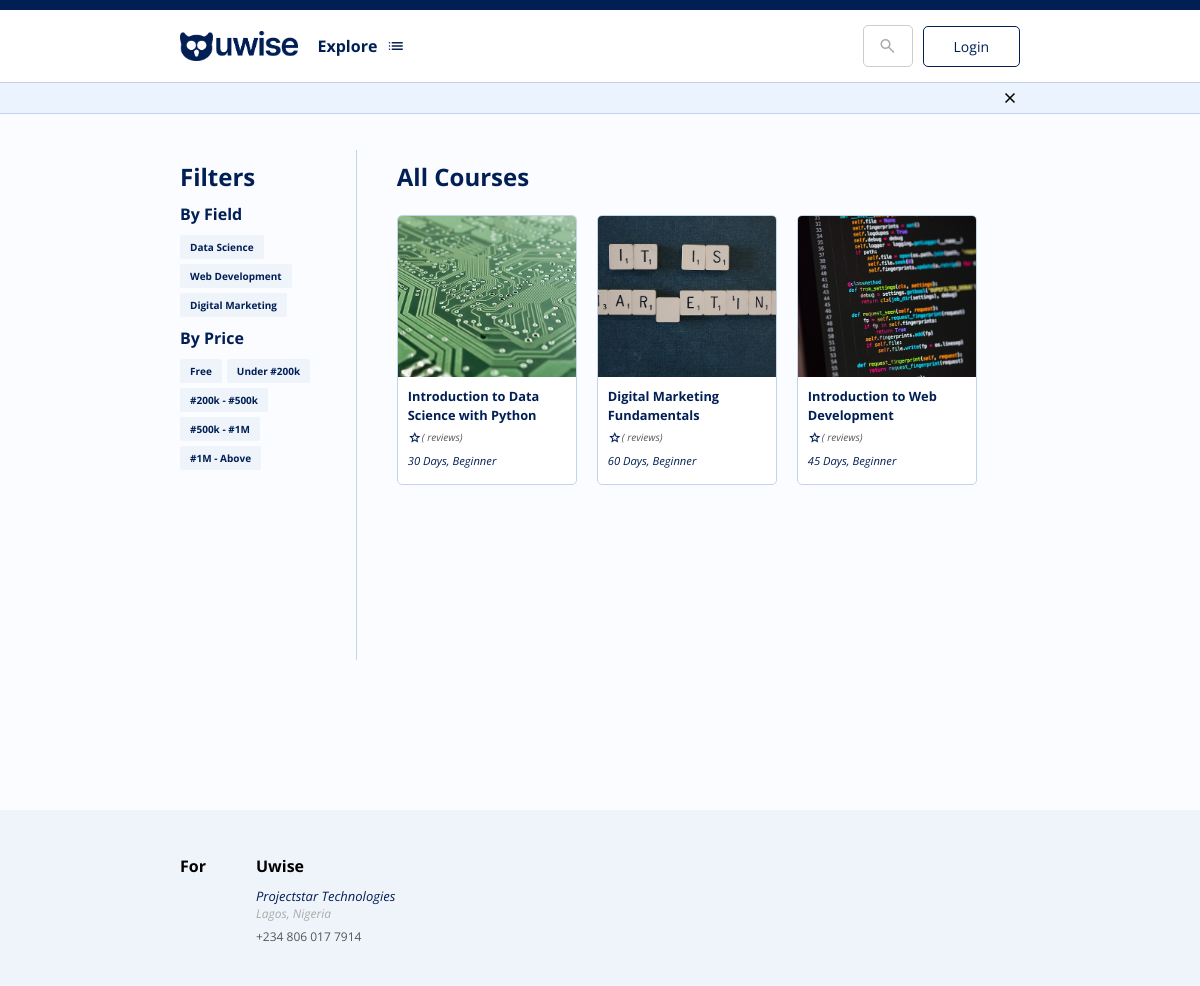
Before: /explore with the older database file.
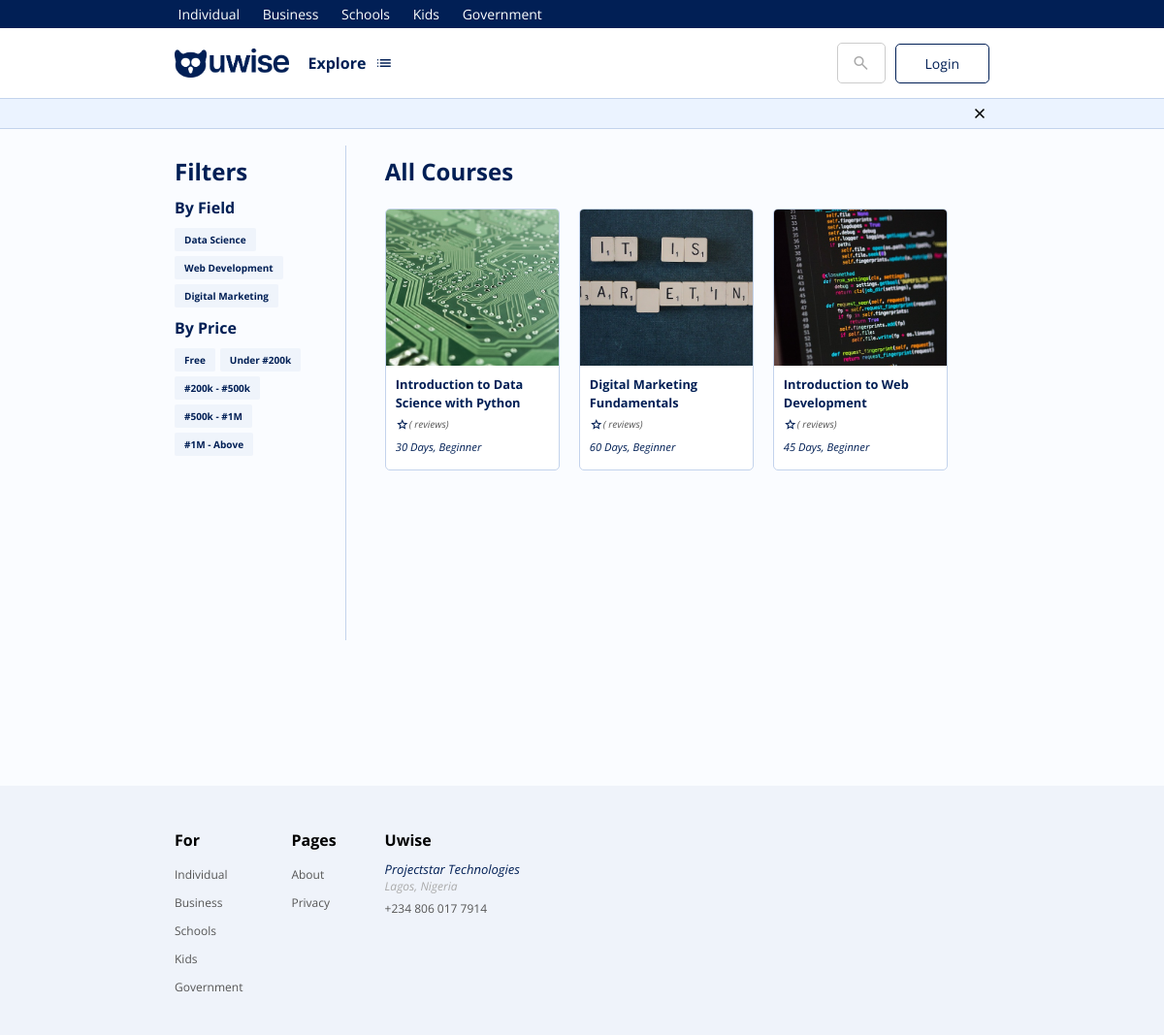
After: the same page with the newer database file.
### courseAPI/models.py (models this page shows, shortened)
class Field(models.Model):
    title = models.CharField(max_length=100, null=False, blank=False)
    description = models.CharField(max_length=500, null=True, blank=True)
    is_active = models.BooleanField(default=True)
    def __str__(self):
        return self.title

class Course(models.Model):
    title = models.CharField(max_length=200, null=False, blank=False)
    excerpt = models.TextField(null=False, blank=False)
    description = models.TextField(blank=False, null=False)
    welcome_note = models.TextField(blank=True, null=True)
    intro_video = models.URLField(blank=True, null=True)
    community_link1 = models.URLField(blank=True, null=True)
    community_link2 = models.URLField(blank=True, null=True)
    duration = models.IntegerField(blank=False, null=False)
    image = models.ImageField(upload_to='courses', null=False, blank=False)
    field = models.ForeignKey('Field', on_delete=models.CASCADE)
    price = models.DecimalField(max_digits=9, decimal_places=2, null=False, blank=False)
    class_interval = models.IntegerField(blank=False, null=False)
    language = models.CharField(max_length=200, null=True, blank=True)
    organization = models.ForeignKey(Organization, on_delete=models.SET_NULL, swappable=True, null=True, blank=True)
    level = models.ForeignKey('CourseLevel', on_delete=models.SET_NULL, null=True, blank=True,
                              related_name='course_level')
    skills = models.CharField(max_length=200, null=True, blank=True)
    tags = models.CharField(max_length=200, null=True, blank=True)
    objectives = models.TextField(blank=True, null=True)
    next_start_date = models.DateTimeField(null=True, blank=True)
    is_active = models.BooleanField(default=True)
    date_created = models.DateTimeField(auto_now=True)
    class Meta:
        ordering = ('-date_created', 'is_active', 'next_start_date')

class CourseLevel(models.Model):
    title = models.CharField(max_length=50, null=False, blank=False)
    description = models.CharField(max_length=200, null=True, blank=True)
    is_active = models.BooleanField(default=True)
    date = models.DateField(auto_now=True)
    class Meta:
        ordering = ('-date',)
    def __str__(self):
        return self.title

### web/models.py (models this page shows, shortened)
class StaticPage(models.Model):
    title = models.CharField(max_length=200, verbose_name='title')
    url_name = models.CharField(max_length=200, verbose_name='url_name', null=False, blank=False)
    content = models.TextField(verbose_name='description', null=False, blank=False)
    date = models.DateField(auto_now=True, verbose_name='date')
    is_active = models.BooleanField(default=True, verbose_name='active', null=False)
    slug = models.SlugField(null=True, blank=True)
    is_model_page = models.BooleanField(default=False)
    def __str__(self):
        return self.url_name

class FooterNav(models.Model):
    title = models.CharField(max_length=200, verbose_name='title')
    is_active = models.BooleanField(default=True, verbose_name='active', null=False)
    footer_links = models.ManyToManyField('StaticPage', verbose_name='static_pages', related_name='static_pages')

### web/views.py (the view)
# urls.py: path('explore', view=ExploreView.as_view(), name='explore'),
class ExploreView(TemplateView):
    template_name = 'explore.html'
    def get(self, request, *args, **kwargs):
        footer_navs = FooterNav.objects.all()
        static_pages = StaticPage.objects.all()
        q = request.GET.get('q')
        if q is not None:
            courses = courseAPI.models.Course.objects.filter(field__title__icontains=q)
        else:
            courses = courseAPI.models.Course.objects.all()
        fields = courseAPI.models.Field.objects.all()
        data = {
            'q': q,
            'courses': courses,
            'fields': fields,
            'footer_navs': footer_navs,
            'page': 'explore',
            'static_pages': static_pages,
        }
        context = {'data': data}
        return render(request, self.template_name, context)

### web/templates/explore.html (shortened to what this page needs)
{% extends 'partials/base.html' %}
{% load static %}
{% block content %}
    <div class="content">
        <div class="courses-content">
            <nav class="filters">
                <div class="filter-items">
                    <h2>Filters</h2>
                    <h3>By Field</h3>
                    <div class="filter-item-group">
                        {% for field in data.fields %}
                            <a href="{% url 'explore' %}?q={{ field }}" class="filter-item">{{ field }}</a>
                        {% endfor %}
                    </div>
                    <h3>By Price</h3>
                    <div class="filter-item-group">
                        <span class="filter-item">Free</span>
                        <span class="filter-item">Under #200k</span>
                        <span class="filter-item">#200k - #500k</span>
                        <span class="filter-item">#500k - #1M</span>
                        <span class="filter-item">#1M - Above</span>
                    </div>
                </div>
            </nav>
            <article class="course-list">
                <h2>
                    {% if data.q is None %} All Courses {% else %} {{ data.q }} {% endif %}
                </h2> <br>
                <div class="course-grid">
                    {% for course in data.courses %}
                        {% include 'widgets/course_card.html' with course=course %}
                    {% endfor %}
                </div>
            </article>
        </div>
    </div>
{% endblock %}
{% block footer %}
    {% include 'partials/footer.html' %}
{% endblock %}

### web/templates/partials/topnav.html
<div id="top-nav" class="top-nav">
    <div class="top-nav-content">
        {% for navlink in data.static_pages %}
            {% if navlink.is_model_page %}
                {% if navlink.url_name == 'home' %}
                    <a href="{% url 'home' %}">{{ navlink.slug | capfirst }}</a>
                {% else %}
                    <a href="{% url 'static' navlink.url_name %}">{{ navlink.slug | capfirst }}</a>
                {% endif %}
            {% endif %}
        {% endfor %}
    </div>
</div>

### web/templates/widgets/course_card.html (shortened to what this page needs)
<a href="{% url 'course' course.id %}" class="course-card">
    <div class="course-image">
        <img src="{{course.image.url}}" alt="">
    </div>
    <div class="course-details">
        <strong class="course-title">{{course.title}}</strong>
        <div class="course-details-bottom">
            <p class="rating"><span class="material-symbols-outlined rating-star">star</span> {{ course.rating }}  ({{ course.rating_count }} reviews)</p>
            <i class="course-duration">{{course.duration}} Days, {{course.level}}</i>
        </div>
    </div>
</a>

### web/templates/partials/footer.html
{% load static %}
<div id="footer" class="footer">
    <div class="footer-wrapper">
        <div class="footer-content">
              <div class="footer-nav-list">
                <div class="footer-nav">
                    <strong class="footer-nav-title">For</strong>
                    {% for navlink in data.static_pages %}
                        {% if navlink.is_model_page %}
                            {% if navlink.url_name == 'home' %}
                                <a href="{% url 'home' %}">{{ navlink.slug | capfirst }}</a>
                            {% else %}
                                <a href="{% url 'static' navlink.url_name %}">{{ navlink.slug | capfirst }}</a>
                            {% endif %}
                        {% endif %}
                    {% endfor %}
                </div>
                  {% for footer_nav in data.footer_navs %}
                      <div class="footer-nav">
                        <strong class="footer-nav-title">{{ footer_nav.title }}</strong>
                          {% for footer_link in footer_nav.footer_links.all %}
                                {% if not footer_nav.title == 'Pages' %}
                                    <a href="{% url 'explore' %}?q={{ footer_link }}">{{ footer_link | capfirst }}</a>
                                {% else %}
                                    <a href="{% url 'static' footer_link.url_name %}">{{ footer_link | capfirst }}</a>
                                {% endif %}
                          {% endfor %}
                      </div>
                  {% endfor %}
                <div class="footer-nav">
                    <strong class="footer-nav-title">Uwise</strong>
                    <em>Projectstar Technologies</em>
                    <i>Lagos, Nigeria</i>
                    <a href="tel:+2348060177914">+234 806 017 7914</a>
                </div>
            </div>
        </div>
    </div>
</div>

Changed rows visible on the page:
now on this page (row edited): StaticPage: slug "Individual"
now on this page (row edited): StaticPage: slug "Business"
now on this page (row edited): StaticPage: slug "Schools"
now on this page (row edited): StaticPage: slug "Kids"
now on this page (row edited): StaticPage: slug "Government"
added FooterNav: title "Pages"
added StaticPage: url_name "About", shown under "Pages"
added StaticPage: url_name "Privacy", shown under "Pages"
